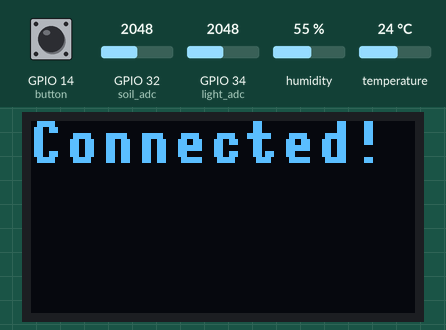
Bench run of a program on a simulated ESP32 board running MicroPython. On the bench: 128×64 one-colour display. The test bench sets the inputs (shaded band); at power-on: GPIO 14 (button) HIGH, GPIO 32 (soil_adc) = 2048, GPIO 34 (light_adc) = 2048, humidity 55 %, temperature 24 °C (analog values on the 0–4095 scale). WiFi joins after 1.5 s; web requests get an empty 200 reply after 0.4 s; the clock reads 2024-03-15 10:24:30 at power-on unless the program sets it; library files of the repository ran but are not shown: ssd1306.py; what the program prints to the serial console is not drawn.

Above: at 4.4 s.
7.8 s: GPIO 14 (button) pulled LOW for 0.4 s
At 11.0 s:
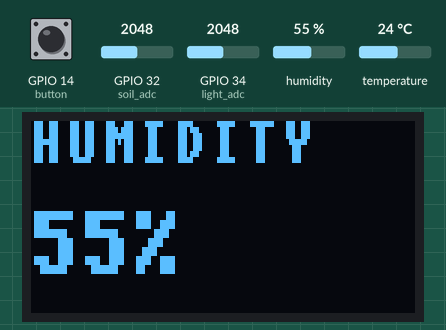
11.3 s: GPIO 14 (button) pulled LOW for 1 s
At 13.0 s:
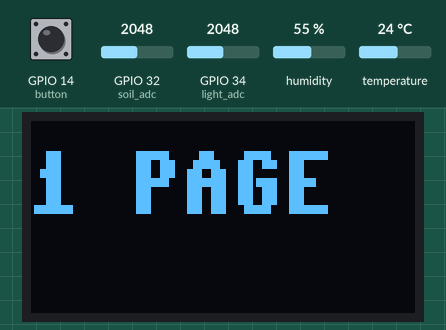
15.4 s: GPIO 14 (button) pulled LOW for 3.2 s
At 16.6 s:
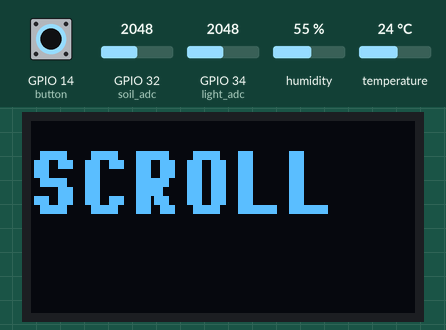
21.4 s: GPIO 14 (button) pulled LOW for 0.4 s
At 23.0 s:
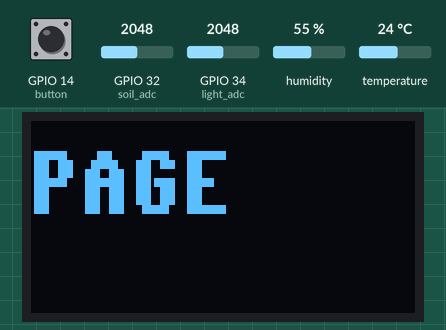
24.9 s: GPIO 32 (soil_adc) set to 122
At 27.3 s:
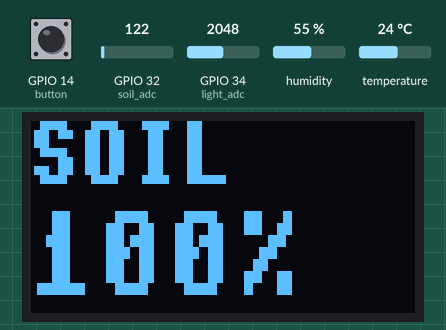
28.0 s: GPIO 32 (soil_adc) set to 1228
At 29.3 s:
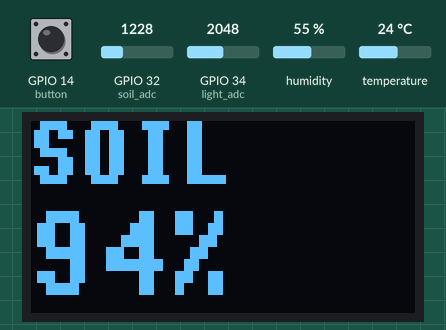
Timing chart, 0 to 31.0 s (numbered marks = the images above; inputs shaded):
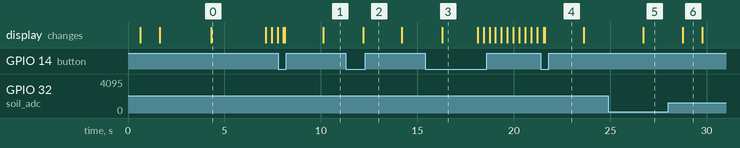

The program:

main_code.py
```python
import network
import urequests
import ubinascii
import time
from machine import ADC, Pin, I2C
import dht
import ssd1306
import framebuf

button = Pin(14, Pin.IN, Pin.PULL_UP)
display_mode = 0
last_button = 1
last_press_time = 0

i2c = I2C(0, scl=Pin(25), sda=Pin(26))
oled = ssd1306.SSD1306_I2C(128, 64, i2c)

def text_big(oled, text, x, y, scale=4, color=1):
    x_compress = 0.66
    for char in text:
        buf = bytearray(8 * 8 // 8)
        fb = framebuf.FrameBuffer(buf, 8, 8, framebuf.MONO_HLSB)
        fb.fill(0)
        fb.text(char, 0, 0, 1)
        for cy in range(8):
            for cx in range(8):
                if fb.pixel(cx, cy):
                    for dy in range(scale):
                        for dx in range(scale):
                            px = int(x + (cx * scale + dx) * x_compress)
                            py = y + (cy * scale + dy)
                            if 0 <= px < 128 and 0 <= py < 64:
                                oled.pixel(px, py, color)
        x += int(8 * scale * x_compress) + 2

frame = 0

def ticker(text):
    global frame
    char_w = int(8 * 4 * 0.66)
    width = len(text) * (char_w + 3)
    for offset in range(128, -width, -6):
        check_button()
        if display_mode != 0:
            return
        oled.fill(0)
        text_big(oled, text, offset, 10, scale=4)
        oled.show()
        frame += 1
        if frame % 30 == 0:
            send_metrics(last_temp, last_humid, last_light_raw, last_soil)

WIFI_1 = "WIFI 1"
PASS_1 = "PASS"
WIFI_2 = "WIFI 2"
PASS_2 = "PASS"

GC_URL = "INFLUX DB URL HERE"
GC_USER = "USER ID HERE (garafana)"
GC_TOKEN = "API KEY HERE"

light_adc = ADC(Pin(34))
light_adc.atten(ADC.ATTN_11DB)
dht_sensor = dht.DHT11(Pin(13))
soil_adc = ADC(Pin(32))
soil_adc.atten(ADC.ATTN_11DB)

SOIL_DRY = 3300
SOIL_WET = 1100

def read_light():
    return round(light_adc.read() / 4095 * 100, 1)

def read_dht():
    for _ in range(3):
        try:
            time.sleep(0.5)
            dht_sensor.measure()
            return dht_sensor.temperature(), dht_sensor.humidity()
        except:
            time.sleep(0.1)
    return 0, 0

def read_soil():
    raw = soil_adc.read()
    pct = (SOIL_DRY - raw) / (SOIL_DRY - SOIL_WET) * 100
    return max(0, min(100, round(pct, 1)))

def send_metrics(temp, humid, light_raw, soil):
    creds = "{}:{}".format(GC_USER, GC_TOKEN)
    encoded = ubinascii.b2a_base64(creds.encode()).decode().strip()
    headers = {"Content-Type": "text/plain", "Authorization": "Basic " + encoded}
    body = "plant_sensors,device=esp32,location=indoor temperature={:.1f},humidity={:.1f},light={:.1f},soil_moisture={:.1f}".format(temp, humid, light_raw, soil)
    try:
        r = urequests.post(GC_URL, data=body, headers=headers)
        print("Sent", r.status_code)
        r.close()
    except Exception as e:
        print("UPLOAD ERROR:", e)

def splash_screen():
    oled.fill(0)
    text_big(oled, "SAI TECH", -2, 5, scale=3)
    text_big(oled, "SYSTEMS", -2, 35, scale=2)
    oled.show()
    time.sleep(1)
    oled.fill(0)
    oled.show()

def connect_wifi():
    wlan = network.WLAN(network.STA_IF)
    wlan.active(True)
    time.sleep(0.5)
    splash_screen()
    for ssid, password in [(WIFI_1, PASS_1), (WIFI_2, PASS_2)]:
        wlan.disconnect()
        wlan.active(False)
        time.sleep(0.5)
        wlan.active(True)
        time.sleep(0.5)
        wlan.connect(ssid, password)
        timeout = 30
        while not wlan.isconnected() and timeout > 0:
            time.sleep(0.2)
            timeout -= 1
        if wlan.isconnected():
            oled.fill(0)
            text_big(oled, "Connected!", 0, 0, scale=2)
            oled.show()
            time.sleep(1)
            oled.fill(0)
            return True
    oled.fill(0)
    text_big(oled, "NO WIFI", 0, 0, scale=2)
    text_big(oled, "OFFLINE", 0, 25, scale=2)
    oled.show()
    time.sleep(1)
    oled.fill(0)
    return False

def show_page_mode(page, temp_f, humid, light_display, soil):
    oled.fill(0)
    if page == 0:
        text_big(oled, "TEMP", 0, 0, scale=3)
        text_big(oled, "{}F".format(int(temp_f)), 0, 30, scale=4)
    elif page == 1:
        text_big(oled, "HUMIDITY", 0, 0, scale=2)
        text_big(oled, "{}%".format(int(humid)), 0, 30, scale=3)
    elif page == 2:
        text_big(oled, "LIGHT", 0, 0, scale=3)
        text_big(oled, light_display, 0, 30, scale=4)
    elif page == 3:
        text_big(oled, "SOIL", 0, 0, scale=3)
        text_big(oled, "{}%".format(int(soil)), 0, 30, scale=4)
    oled.show()

def show_one_page(temp_f, humid, light_display, soil):
    oled.fill(0)
    text_big(oled, "T:{}F".format(int(temp_f)), 0, 0, scale=2)
    text_big(oled, "H:{}%".format(int(humid)), 70, 0, scale=2)
    text_big(oled, "S:{}%".format(int(soil)), 0, 30, scale=2)
    text_big(oled, "L:{}".format(light_display), 60, 30, scale=2)
    oled.show()

def check_button():
    global last_button, last_press_time, display_mode
    reading = button.value()
    if reading == 0 and last_button == 1:
        now = time.ticks_ms()
        if now - last_press_time > 300:
            display_mode = (display_mode + 1) % 3
            oled.fill(0)
            if display_mode == 0:
                text_big(oled, "SCROLL", 0, 10, scale=3)
            elif display_mode == 1:
                text_big(oled, "PAGE", 0, 10, scale=3)
            else:
                text_big(oled, "1 PAGE", 0, 10, scale=3)
            oled.show()
            time.sleep(1)
            oled.fill(0)
            last_press_time = now
    last_button = reading

wifi_ok = connect_wifi()
time.sleep(1)

page = 0
last_page_switch = time.time()

last_temp = 0
last_humid = 0
last_light_raw = 0
last_soil = 0

while True:
    check_button()
    last_light_raw = read_light()
    last_temp, last_humid = read_dht()
    last_soil = read_soil()
    temp_f = last_temp * 9/5 + 32
    light_display = "GOOD" if last_light_raw < 50 else "LOW"
    ticker_text = "TEMP {}F | HUM {}% | SOIL {}% | LIGHT {} |".format(int(temp_f), int(last_humid), int(last_soil), light_display)

    if display_mode == 0:
        ticker(ticker_text)
    else:
        send_metrics(last_temp, last_humid, last_light_raw, last_soil)
        if display_mode == 1:
            if time.time() - last_page_switch > 2:
                page = (page + 1) % 4
                last_page_switch = time.time()
            show_page_mode(page, temp_f, last_humid, light_display, last_soil)
        else:
            show_one_page(temp_f, last_humid, light_display, last_soil)
```

Measured:
- after the input at 7.8 s, the display: first differs from a run without the input after 0.32 s (image 1 shows a later state)
- after the input at 11.3 s, the display: changes after 0.89 s (image 2)
- after the input at 15.4 s, the display: changes after 0.90 s (image 3)
- after the input at 21.4 s, the display: first differs from a run without the input after 0.20 s (image 4)
- after the input at 24.9 s, the display: changes after 1.8 s (image 5)
- after the input at 28.0 s, the display: changes after 0.76 s (image 6)
- what the display in image 0 shows lasts 2.8 s, from 4.3 s to 7.1 s
